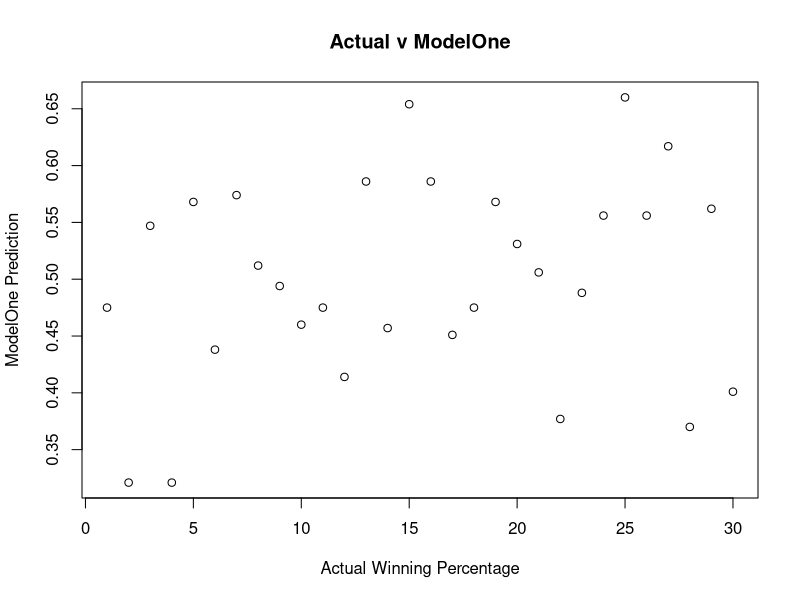
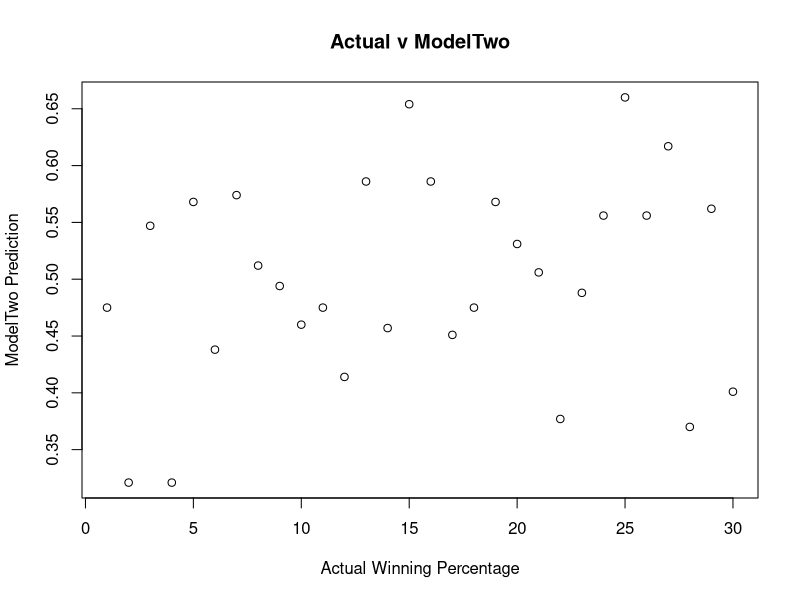
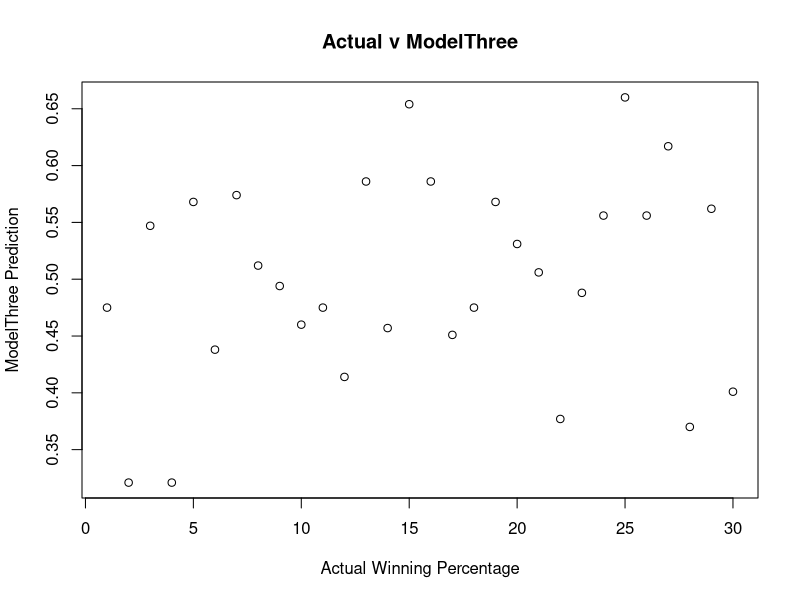
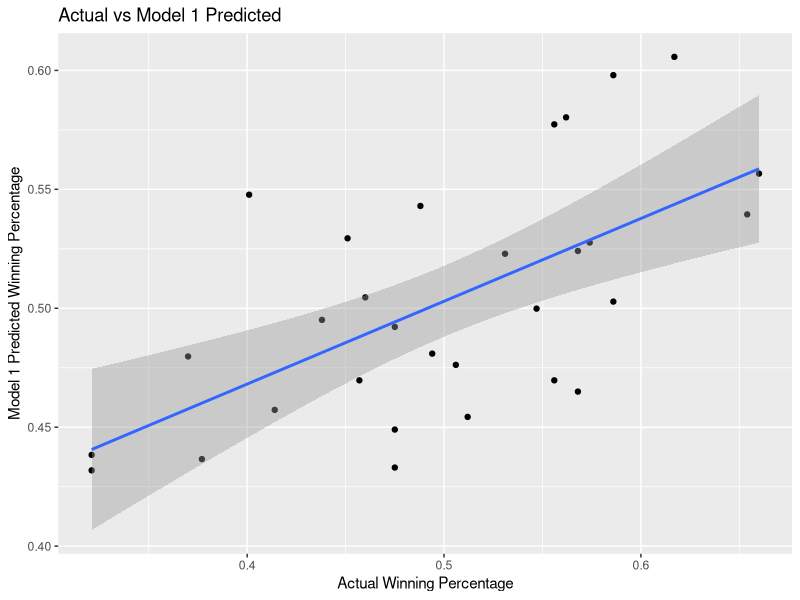
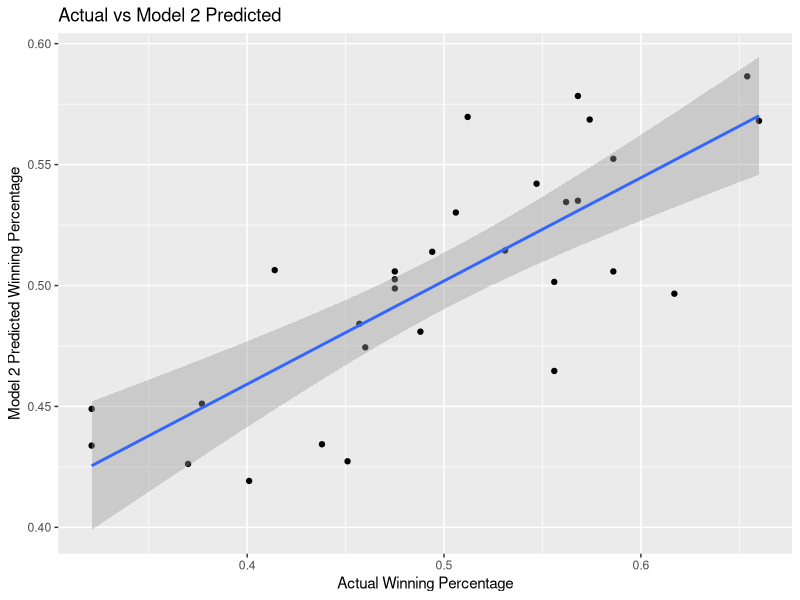
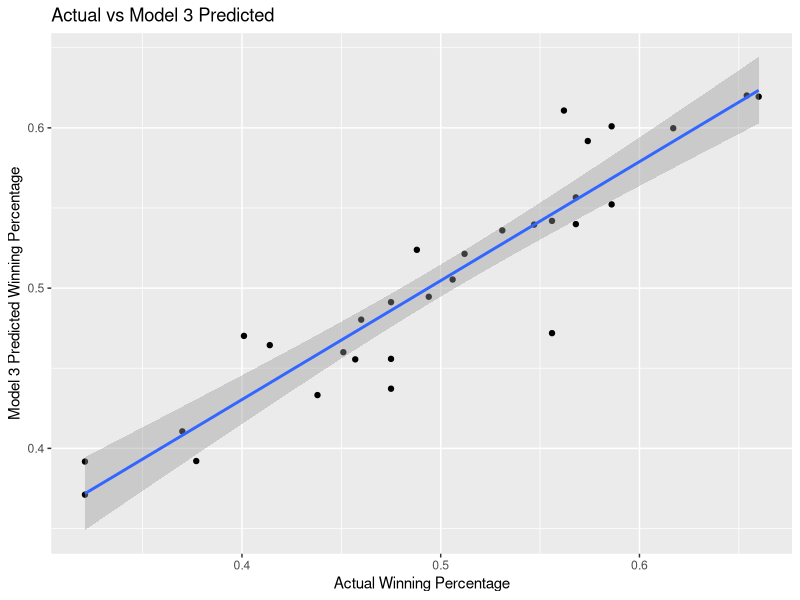
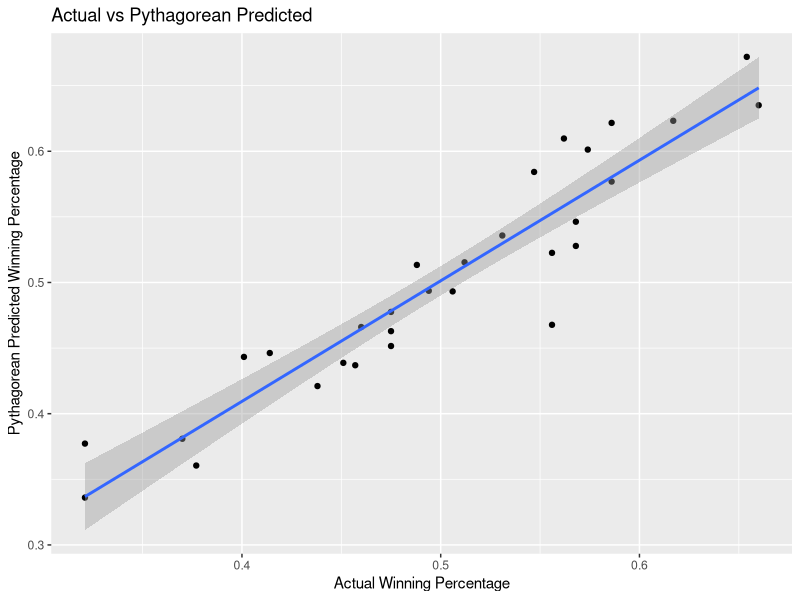

Recreate these plots in R, in order.
## ---- chunk 1
#############################################################
# Importing required library's, TEST data and VAL data
#############################################################
install.packages("tidyverse")
install.packages("Metrics")
install.packages("Car")
library(tidyverse)
library(Metrics)
library(car)

#Importing test data into R. Data from Baseball-Reference, 1961 through he 2020 season.
TestData <- read.csv("MLBData1961to2020.csv")
TestData

#Importing validation data into R. Data from Baseball-Reference, 2021 season.
ValData <- read.csv("MLBData2021.csv")
ValData
## ---- chunk 2
#Creating linear model to predict winning percentage (WL.) as related to bWAR.
ModelOne <- lm(WL. ~ bWAR, data = TestData)
## ---- chunk 3
#Determining the significance of bWAR as related to WL.
summary(ModelOne)
## ---- chunk 4
#Plotting actual winning percentage v ModelOne predicted winning percentage
ModelOnePlot <- plot(ValData$WL., ValData$M1pWL., xlab = "Actual Winning Percentage",ylab = "ModelOne Prediction", main = "Actual v ModelOne")

#Printing above plot
ModelOnePlot
## ---- chunk 5
#Creating linear model to predict winning percentage (WL.) as related to pWAR.
ModelTwo <- lm(WL. ~ pWAR, data = TestData)

#Determining the significance of pWAR as related to WL.
summary(ModelTwo)
## ---- chunk 6
#Plotting actual winning percentage v ModelOne predicted winning percentage
ModelTwoPlot <- plot(ValData$WL., ValData$M2pWL., xlab = "Actual Winning Percentage", ylab = "ModelTwo Prediction", main = "Actual v ModelTwo")

#Printing above plot
ModelTwoPlot
## ---- chunk 7
#Creating a linear model to predict winning percentage (WL.) as related to bWAR and pWAR. 
ModelThree <- lm(WL. ~ bWAR + pWAR, data = TestData)

#Determining the significance of bWAR + pWAR as related to WL. 
summary(ModelThree)

#Plotting actual winning percentage v ModelOne predicted winning percentage
ModelThreePlot <- plot(ValData$WL., ValData$M3pWL., xlab = "Actual Winning Percentage", ylab = "ModelThree Prediction", main = "Actual v ModelThree")

#Printing above plot
ModelThreePlot
## ---- chunk 8
#Variance inflation factor (VIF) of ModelThree.
vif(ModelThree)
## ---- chunk 9
#Creating a new variable, M1pWL., and pipping it into ValData dataframe. Based on linear model 
#created above (ModelOne).
ValData <- ValData %>% mutate(M1pWL. = 0.38692995 + 0.0059124*bWAR)

#Creating a new variable, M2pWL., and pipping it into ValData dataframe. Based on linear model 
#created above (ModelTwo).
ValData <- ValData %>% mutate(M2pWL. = 0.4278563 + 0.0054142*pWAR)

#Creating a new variable, M3pWL., and pipping it into ValData dataframe. Based on linear model 
#created above (ModelThree).
ValData <- ValData %>% mutate(M3pWL. = 0.3217205 + 0.0057590*bWAR + 0.0051148*pWAR)
## ---- chunk 10
#Creating a new variable, M1diffWL., and pipping it into ValData dataframe. This calculates
#the difference between the M1 predicted and acutal winning percentage. 
ValData <- ValData %>% mutate(M1diffWL. = M1pWL. - WL.)

#Creating a new variable, M2diffWL., and pipping it into ValData dataframe. This calculates
#the difference between the M1 predicted and acutal winning percentage. 
ValData <- ValData %>% mutate(M2diffWL. = M2pWL. - WL.)

#Creating a new variable, M3diffWL., and pipping it into ValData dataframe. This calculates
#the difference between the M1 predicted and acutal winning percentage. 
ValData <- ValData %>% mutate(M3diffWL. = M3pWL. - WL.)
## ---- chunk 11
#Creating a new variable, M1pWL., and pipping it into ValData dataframe. Based on linear model 
#created above (ModelOne).
ValData <- ValData %>% mutate(M1pWL. = 0.38692995 + 0.0059124*bWAR)

#Creating a new variable, M2pWL., and pipping it into ValData dataframe. Based on linear model 
#created above (ModelTwo).
ValData <- ValData %>% mutate(M2pWL. = 0.4278563 + 0.0054142*pWAR)

#Creating a new variable, M3pWL., and pipping it into ValData dataframe. Based on linear model 
#created above (ModelThree).
ValData <- ValData %>% mutate(M3pWL. = 0.3217205 + 0.0057590*bWAR + 0.0051148*pWAR)
## ---- chunk 12
#Creating a new variable, pytWL., the standard prediction formula, and pipping it into the ValData dataframe.
ValData <- ValData %>% mutate(pytWL. = (R^1.83)/((R^1.83)+(RA^1.83)))
ValData <- ValData %>% mutate(pytdiffWL. = pytWL. - WL.)
ValData
## ---- chunk 13
#Plotting using ggplot, for each model. 
ModelOne_ggp <- ggplot(data = ValData, aes(x = WL., y = M1pWL.))+ geom_point()+labs(x = 'Actual Winning Percentage', y = 'Model 1 Predicted Winning Percentage', title = 'Actual vs Model 1 Predicted')+ geom_smooth(method = 'lm')
ModelOne_ggp

ModelTwo_ggp <- ggplot(data = ValData, aes(x = WL., y = M2pWL.))+ geom_point()+labs(x = 'Actual Winning Percentage', y = 'Model 2 Predicted Winning Percentage', title = 'Actual vs Model 2 Predicted')+ geom_smooth(method = 'lm')
ModelTwo_ggp

ModelThree_ggp <- ggplot(data = ValData, aes(x = WL., y = M3pWL.))+ geom_point()+labs(x = 'Actual Winning Percentage', y = 'Model 3 Predicted Winning Percentage', title = 'Actual vs Model 3 Predicted')+ geom_smooth(method = 'lm')
ModelThree_ggp

pytWL._ggp <- ggplot(data = ValData, aes(x = WL., y = pytWL.))+ geom_point()+labs(x = 'Actual Winning Percentage', y = 'Pythagorean Predicted Winning Percentage', title = 'Actual vs Pythagorean Predicted')+ geom_smooth(method = 'lm')
pytWL._ggp
## ---- chunk 14
#RMSE for the standard model pytWL and each model created for pWL.
rmse_pytWL. <- rmse(ValData$WL.,ValData$pytWL.)
rmse_ModelOne <- rmse(ValData$WL., ValData$M1pWL.)
rmse_ModelTwo <- rmse(ValData$WL., ValData$M2pWL.)
rmse_ModelThree <- rmse(ValData$WL., ValData$M3pWL.)

#Printing RMSE for pytWL. and the three models.
rmse_pytWL.
rmse_ModelOne
rmse_ModelTwo
rmse_ModelThree
